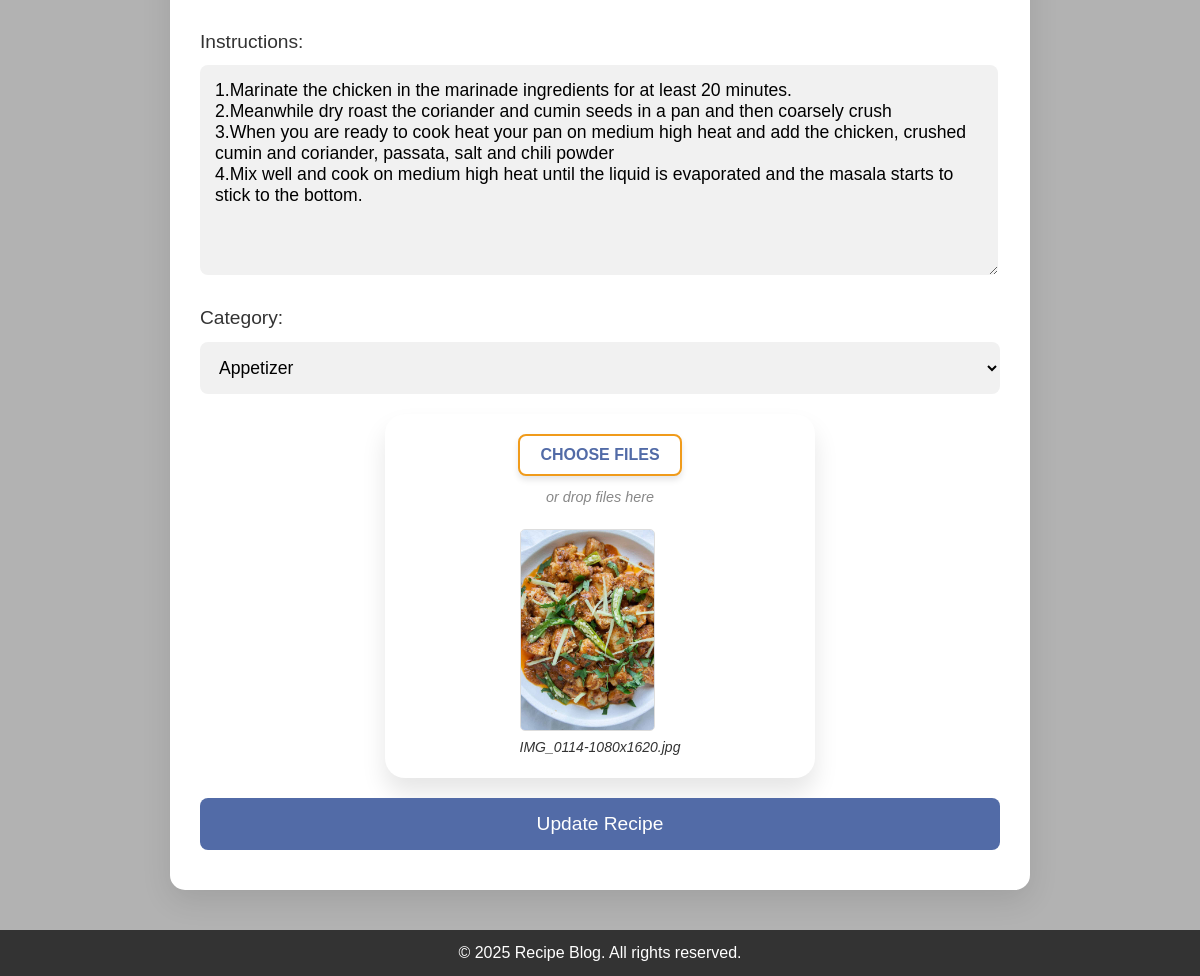
The page /edit_recipe/1 (signed in, lower part) on the database as committed earlier.
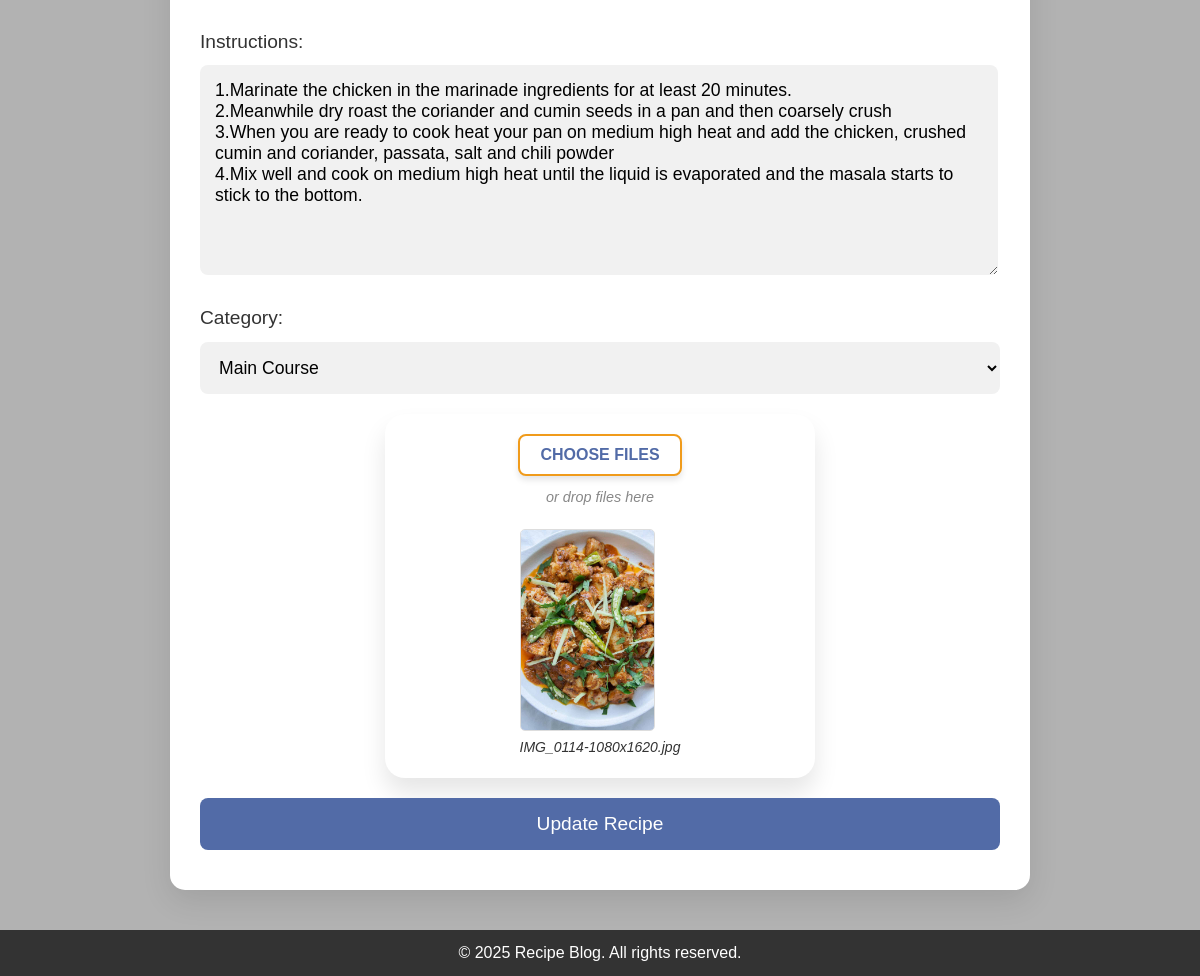
The same page on the database as committed later.
### model.py (models this page shows, shortened)
class Recipe(db.Model):
    id = db.Column(db.Integer, primary_key=True)
    title = db.Column(db.String(100), nullable=False)
    description = db.Column(db.Text, nullable=False)
    instructions = db.Column(db.Text, nullable=False)
    image = db.Column(db.String(100), nullable=True)
    created_at = db.Column(db.DateTime, default=datetime.utcnow)
    category_id = db.Column(db.Integer, db.ForeignKey('category.id'), nullable=False)
    ingredients = db.relationship('Ingredient', secondary=recipe_ingredient, backref='recipes')
    category = db.relationship('Category', backref=db.backref('recipes', lazy=True))

class Category(db.Model):
    __tablename__ = 'category'
    id = db.Column(db.Integer, primary_key=True)
    name = db.Column(db.String(50), unique=True, nullable=False)

### app.py (the view, shortened to what this page needs)
@app.route('/edit_recipe/<int:recipe_id>', methods=['GET', 'POST'])
def edit_recipe(recipe_id):
    if 'user_id' not in session:
        flash('Please login to edit recipes.', 'warning')
        return redirect(url_for('login'))
    user = user_repository.get_user_by_id(session['user_id'])
    if not user.is_admin:
        flash('Only the admin can edit recipes.', 'danger')
        return redirect(url_for('home'))
    recipe = recipe_repository.get_recipe_by_id(recipe_id)
    if not recipe:
        flash('Recipe not found.', 'danger')
        return redirect(url_for('admin_dashboard'))
    categories = category_repository.get_all_categories()
    return render_template('add_recipe.html', recipe=recipe, categories=categories)

### app.py (called while the page is built)
@app.before_request
def init_categories():
    if Category.query.count() == 0:  # Only add if the category table is empty
        category1 = Category(name="Appetizer")
        category2 = Category(name="Main Course")
        category3 = Category(name="Dessert")
        category4 = Category(name="Drinks")
        db.session.add_all([category1, category2, category3, category4])
        db.session.commit()
        print("Categories added to the database.")

### repositories.py (called while the page is built)
    def get_recipe_by_id(self, recipe_id):
        return Recipe.query.get(recipe_id)

    def get_user_by_id(self, user_id):
        return User.query.get(user_id)

    @staticmethod
    def get_all_categories():
        return Category.query.all()

### templates/add_recipe.html (shortened to what this page needs)
<!DOCTYPE html>
<html lang="en">
<head>
    <link rel="stylesheet" href="{{ url_for('static', filename='css/add_recipe.css') }}">
</head>
<body>
    <div class="wrapper">
        <div class="form-container">
            <form method="POST"
                action="{% if recipe %}{{ url_for('edit_recipe', recipe_id=recipe.id) }}{% else %}{{ url_for('add_recipe') }}{% endif %}"
                enctype="multipart/form-data">
                <input type="text" name="title" value="{{ recipe.title if recipe else '' }}" required><br>
                <textarea name="description" required>{{ recipe.description if recipe else '' }}</textarea><br>
                    <br>
                <label>Instructions:</label>
                <textarea name="instructions" required>{{ recipe.instructions if recipe else '' }}</textarea><br>
                <label>Category:</label>
                <select id="category_id" name="category" required>
                    {% for category in categories %}
                    <option value="{{ category.id }}" {% if recipe and recipe.category_id==category.id %}selected{%
                        endif %}>{{ category.name }}</option>
                    {% endfor %}
                </select><br>
                <div class="drag-drop-container" onclick="document.getElementById('image').click()">
                    <button class="drag-drop-btn" type="button">CHOOSE FILES</button>
                    <span class="drag-drop-text">or drop files here</span>
                    <div class="preview-container">
                        {% if recipe and recipe.image %}
                            <img id="preview" src="{{ url_for('static', filename='images/' + recipe.image) }}" alt="Image Preview" style="display: block;" />
                            <span id="filename" class="filename-text">{{recipe.image}}</span>
                        {% else %}
                            <img id="preview" src="#" alt="Image Preview" style="display: none;" />
                            <span id="filename" class="filename-text"></span>
                        {% endif %}
                    </div>
                </div>
                <input type="submit" value="{% if recipe %}Update Recipe{% else %}Add Recipe{% endif %}">
            </form>
        </div>
    </div>
</body>
<footer>
    <div class="container">
        <p>&copy; 2025 Recipe Blog. All rights reserved.</p>
    </div>
</footer>
</html>

Rows that differ between the two databases and show on the page:
changed Recipe "IMG_0114-1080x1620.jpg": category "Appetizer" → "Main Course"
